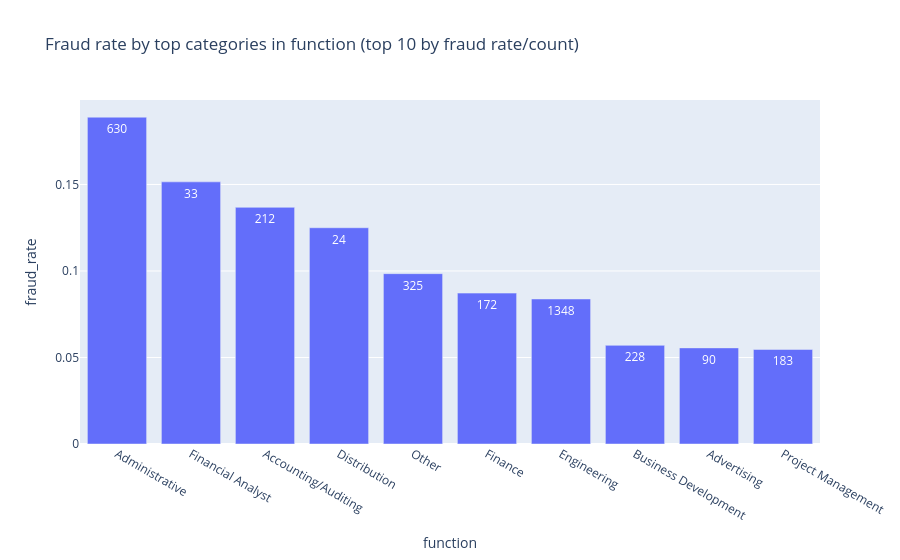
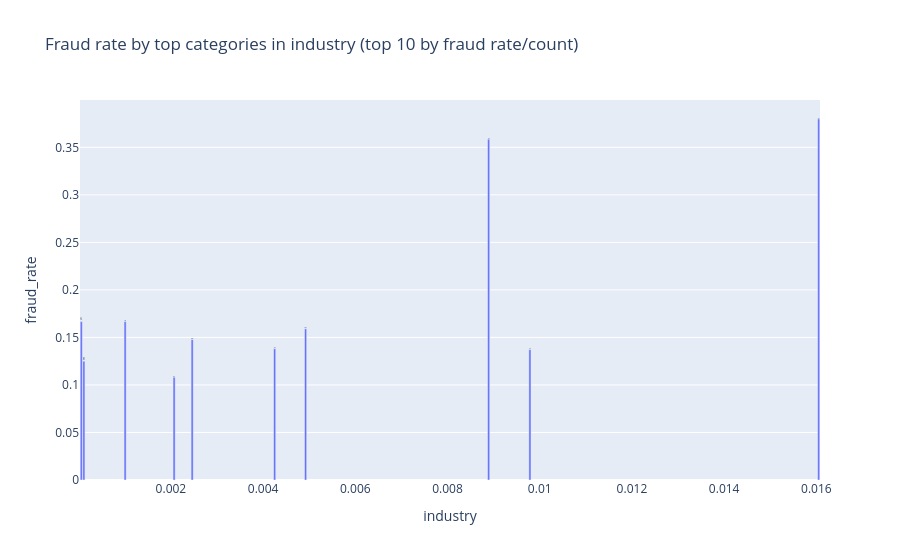

Notebook cell for these charts, in order:
### Markdown cell above
## Категориальные признаки

В этом блоке печатаются полные `groupby`-таблицы без обрезки по ключевым категориальным признакам, которые были отмечены в QC-фидбеке: `function`, `industry`, `department`, а также прочие категориальные поля. Это критично для понимания сегментов с повышенным fraud-rate.

### Code cell
key_cat_cols = [c for c in ['function', 'industry', 'department'] if c in DF.columns]
print('KEY CATEGORICAL COLUMNS FOUND:', key_cat_cols)

for col in key_cat_cols:
    grp = (
        DF.groupby(col, dropna=False)[target_col]
        .agg(['count', 'mean'])
        .sort_values(['mean', 'count'], ascending=[False, False])
    )
    grp = grp.rename(columns={'mean': 'fraud_rate'})
    print(f'\nFULL GROUPBY FOR {col} (count, fraud_rate):')
    print(grp.to_string())
    
    top10 = grp.head(10).reset_index()
    fig = px.bar(
        top10,
        x=col,
        y='fraud_rate',
        text='count',
        title=f'Fraud rate by top categories in {col} (top 10 by fraud rate/count)'
    )
    FIGS.append(fig)

cat_candidates = [c for c in categorical_cols if c not in key_cat_cols]
cat_cardinality = pd.Series({c: DF[c].nunique(dropna=False) for c in cat_candidates}).sort_values(ascending=False)
print('\nCATEGORICAL CARDINALITY (all detected categorical cols):')
print(cat_cardinality.to_string())

### Figure 1 — Plotly figure (JSON) as saved in the notebook; plotly's stock layout.template omitted (floating-point values rounded to 4 significant figures)
{"data": [{"hovertemplate": "function=%{x}<br>fraud_rate=%{y}<br>count=%{text}<extra></extra>", "legendgroup": "", "marker": {"color": "#636efa", "pattern": {"shape": ""}}, "name": "", "orientation": "v", "showlegend": false, "text": [630.0, 33.0, 212.0, 24.0, 325.0, 172.0, 1348.0, 228.0, 90.0, 183.0], "textposition": "auto", "type": "bar", "x": ["Administrative", "Financial Analyst", "Accounting/Auditing", "Distribution", "Other", "Finance", "Engineering", "Business Development", "Advertising", "Project Management"], "xaxis": "x", "y": [0.1889, 0.1515, 0.1368, 0.125, 0.09846, 0.08721, 0.08383, 0.05702, 0.05556, 0.05464], "yaxis": "y"}], "layout": {"barmode": "relative", "legend": {"tracegroupgap": 0}, "title": {"text": "Fraud rate by top categories in function (top 10 by fraud rate/count)"}, "xaxis": {"anchor": "y", "domain": [0.0, 1.0], "title": {"text": "function"}}, "yaxis": {"anchor": "x", "domain": [0.0, 1.0], "title": {"text": "fraud_rate"}}}}

### Figure 2 — Plotly figure (JSON) as saved in the notebook; plotly's stock layout.template omitted (floating-point values rounded to 4 significant figures)
{"data": [{"hovertemplate": "industry=%{x}<br>fraud_rate=%{y}<br>count=%{text}<extra></extra>", "legendgroup": "", "marker": {"color": "#636efa", "pattern": {"shape": ""}}, "name": "", "orientation": "v", "showlegend": false, "text": [287.0, 159.0, 18.0, 6.0, 88.0, 88.0, 152.0, 175.0, 8.0, 37.0], "textposition": "auto", "type": "bar", "x": [0.01605, 0.008893, 0.001007, 5.593e-05, 0.004922, 0.002461, 0.004251, 0.009787, 0.0001119, 0.002069], "xaxis": "x", "y": [0.3798, 0.3585, 0.1667, 0.1667, 0.1591, 0.1477, 0.1382, 0.1371, 0.125, 0.1081], "yaxis": "y"}], "layout": {"barmode": "relative", "legend": {"tracegroupgap": 0}, "title": {"text": "Fraud rate by top categories in industry (top 10 by fraud rate/count)"}, "xaxis": {"anchor": "y", "domain": [0.0, 1.0], "title": {"text": "industry"}}, "yaxis": {"anchor": "x", "domain": [0.0, 1.0], "title": {"text": "fraud_rate"}}}}
